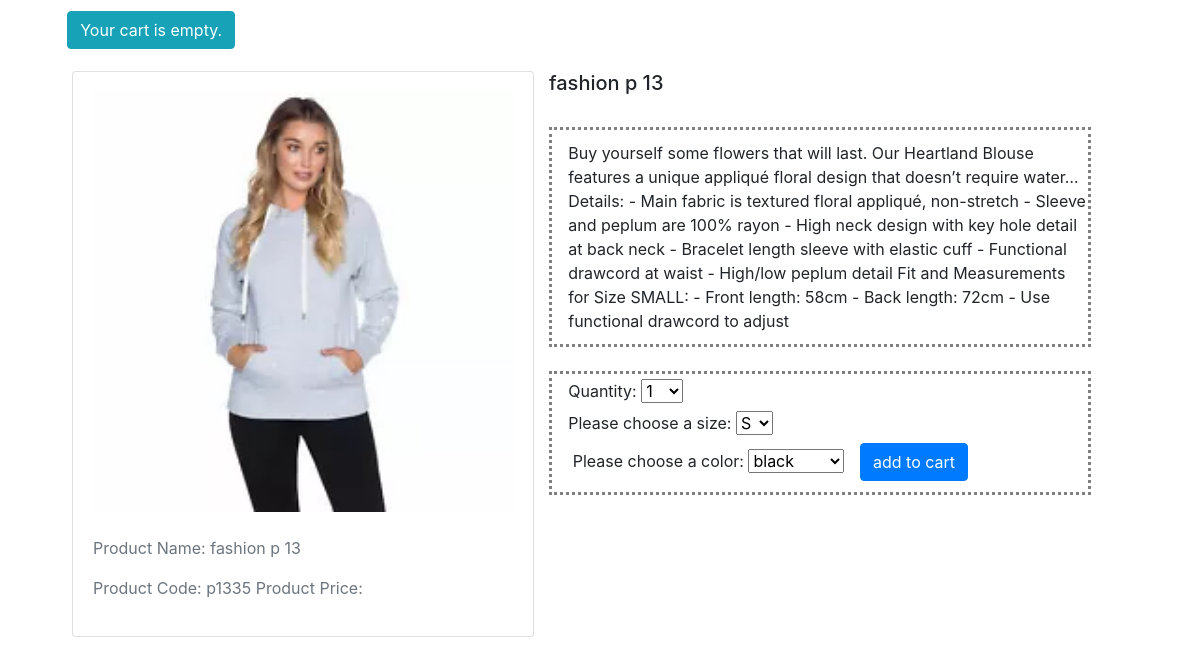
Screenshot of /indexproducts/3/ with the database file from the repository.
### pages/models.py (models this page shows, shortened)
class Products(models.Model):
    SIZE_CHOICES = (
    ('Size', (
            ('small', 's'),
            ('medium', 'm'),
            ('large', 'l'),
            ('extr large', 'xl'),
        ),
    ),
    )
    COLOR_CHOICES = (
    ('color', (
            ('white', 'white'),
            ('blue', 'blue'),
            ('red', 'red'),
        )
    ),)
    category = models.ForeignKey(Category, blank=True, related_name='products', on_delete=models.CASCADE)
    p_code = models.CharField(max_length=50, unique=True)
    p_name = models.CharField(max_length=50)
    slug = models.SlugField(max_length=100, db_index=True, blank=True)
    description = models.TextField(max_length=1500)
    colour = models.CharField(max_length=100,choices=COLOR_CHOICES)
    size = models.CharField(max_length=100, choices=SIZE_CHOICES)
    price = models.DecimalField(decimal_places=2, max_digits=4, default=0)
    isf =  models.BooleanField(default=False)
    pic = models.ImageField(max_length=5000)
    sls = models.CharField(max_length=300, default=SIZE_CHOICES)
    slc = models.CharField(max_length=300)
    available = models.BooleanField(default=True)
    stock = models.PositiveIntegerField()
    created_at = models.DateTimeField(auto_now_add=True)
    updated_at = models.DateTimeField(auto_now=True)
    image = models.ImageField(upload_to='products/%Y/%m/%d', blank=True)
    class Meta:
        ordering = ('p_name', )
        index_together = (('id', 'slug'),)

### pages/views.py (the view)
# urls.py: url(r'^indexproducts/(?P<pk>[0-9]+)/$',views.product_detail, name='productdetail') ,
def product_detail(request, pk):
    product = get_object_or_404(Products, id=pk, available=True)
    pcolor=product.slc
    PRODUCT_COLORS=''
    singlecolor=pcolor.split(',')
    cart=Cart(request)
    cart_product_form = CartAddProductForm()
    context = {
        'pcolor':singlecolor,
        'product': product,
        'cart_product_form': cart_product_form,
        'cart':cart
    }
    return render(request, 'productdetails.html', context)

### cart/forms.py
class CartAddProductForm(forms.Form):
    quantity = forms.TypedChoiceField(choices=PRODUCT_QUANTITY_CHOICES, coerce=int)
    size= forms.CharField(label="Please choose a size:", widget=forms.Select(choices=SIZE_CHOICES))
    update = forms.BooleanField(label="", required=False, initial=False, widget=forms.HiddenInput)

### cart/cart.py (called while the page is built)
    def __len__(self):
        return sum(item['quantity'] for item in self.cart.values())

### pages/templates/productdetails.html (shortened to what this page needs)
<!doctype html>
<head>
 <link rel="stylesheet" href="https://stackpath.bootstrapcdn.com/bootstrap/4.3.1/css/bootstrap.min.css">
</head>
<body>
<div class="container" >
    <div class="row" style="margin-top: 1%; margin-left:2%;margin-bottom:2%;">
            {% with totail_items=cart|length %}
            <div class="text-right">
                {% if cart|length > 0 %}
                 <button class="btn btn-info pull-right">
                    My Shopping Order:
                    {{ totail_items }} item{{ totail_items|pluralize }}, $ {{ cart.get_total_price }}
                </button>
             <a href="{% url 'cart:cart_detail' %}" class="btn btn-primary">View Cart</a> <a href="{% url 'pages:product_list' %}" class="btn btn-primary">Back To List</a>
                    {% else %}
                    <button class="btn btn-info pull-right">
                    Your cart is empty.
                  </button>
            </div>
                {% endif %}
            {% endwith %}
    </div>
</div>
<div class='row' style='margin-left: 6%'>
                <div class="card" class="col-md-6 text-right">
                    <div class="card-body">
                        <div >
                            <image src="/media/{{product.pic}}" class="d-block w-100" width=336 height=420 alt="..."></image>
                          <div><br>
                            <P class="text-muted">Product Name: {{ product.p_name}}</P>
                            <P class="text-muted">Product Code: {{ product.p_code}}
                            Product Price: {{ product.p_price}}</P>
                          </div>
                        </div>
                    </div>
                </div>
                <div class="col-md-6" style="padding-right: : 20px">
                   <h5> <div>{{ product.p_name }}</div>
                    <div id='slevel'></div></h5><br>
                    <div style='border:dotted grey; padding-left:3%; padding-top:2%;padding-bottom:2%'>{{ product.description|safe|linebreaksbr }}</div><br>
                                <form action="{% url 'cart:cart_add' product.id %}" method="post" style='border:dotted grey; padding-left:3%; padding-top:1%;padding-bottom:2%'>
                                {% for field in cart_product_form %}
                                  <div class="form_group">
                                              {{field.label_tag}}
                                               {{field}}
                                           {% endfor %}
                                              <label for="id_colorlabel">Please choose a color:</label>
                                             <select name="color" id="id_color">
                                            {% for color in pcolor %}
                                               <option value="{{color}}">{{color}}
                                               </option>
                                             {% endfor %}
                                     </div>
                                  </div>
                                <input type="submit" id='Button' value="add to cart" class="btn btn-primary" style='margin-left: 3%'>
                            </form>
                    </div>
      </body>
    </html>

### rows the page displays
Products: pic (picture), p_name "fashion p 13", p_code "p1335", description "Buy yourself some flowers that will last. Our Heartland Blouse features a unique appliqué floral design that doesn’t require water… Details: - Main fabric is textured floral appliqué, non-stretch - Sleeve and peplum are 100% rayon - High neck design with key hole detail at back neck - Bracelet length sleeve with elastic cuff - Functional drawcord at waist - High/low peplum detail Fit and Measurements for Size SMALL: - Front length: 58cm - Back length: 72cm - Use functional drawcord to adjust"

### other values shown
{{ field.label_tag }} "Quantity:" "Please choose a size:"
form field color "black"
